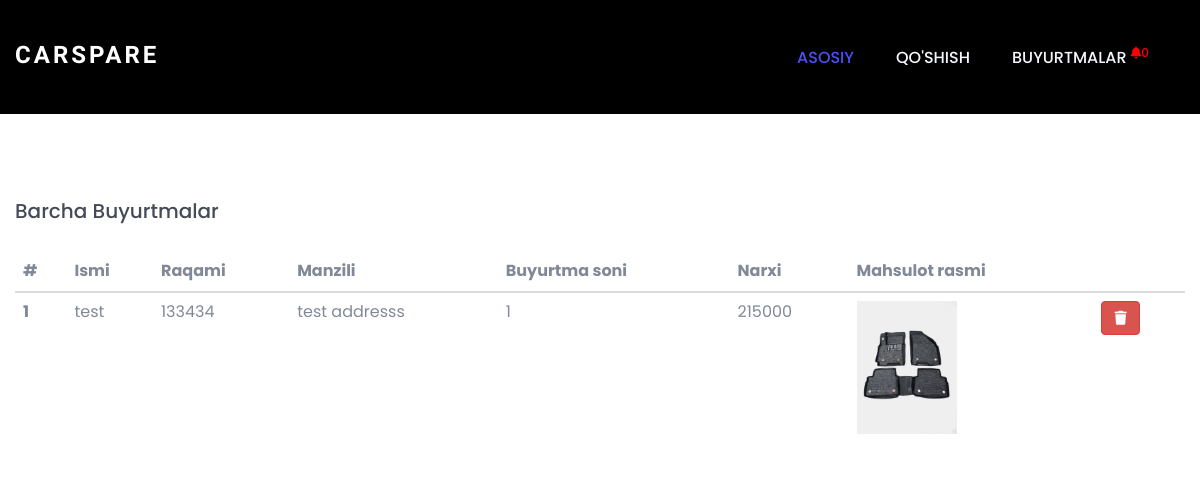
/panel/orders.php, run on the app's committed database.
### tables this page shows
CREATE TABLE `orders` (
  `id` int NOT NULL,
  `ismi` varchar(255) NOT NULL,
  `phone` varchar(255) NOT NULL,
  `adress` varchar(255) NOT NULL,
  `count` int NOT NULL,
  `checked` int NOT NULL DEFAULT '0',
  `p_id` int NOT NULL,
  `narxi` int NOT NULL,
  `product_count` int NOT NULL,
  `time` datetime NOT NULL DEFAULT CURRENT_TIMESTAMP
);

CREATE TABLE `products` (
  `id` int NOT NULL,
  `name` varchar(150) NOT NULL,
  `description` varchar(255) NOT NULL,
  `price` varchar(255) NOT NULL,
  `model` varchar(100) NOT NULL,
  `img` varchar(155) NOT NULL,
  `product_count` varchar(150) NOT NULL
);

### panel/orders.php (the view, shortened to what this page needs)
<?php include 'inc/header.php'; ?>
<div class="container" style="margin-top: 200px;">
    <div class="row">
        <h5 style="margin-bottom: 30px;">Barcha buyurtmalar</h5>
        <table class="table" style="overflow: scroll;">
            <thead>
                <tr>
                    <th scope="col">#</th>
                    <th scope="col">Ismi</th>
                    <th scope="col">Raqami</th>
                    <th scope="col">Manzili</th>
                    <th scope="col">Buyurtma soni</th>
                    <th scope="col">Narxi</th>
                    <th scope="col">Mahsulot rasmi</th>
                    <th scope="col"></th>
                </tr>
            </thead>
            <tbody>
                <?php
                include './inc/db.php';
                $stmt = $conn->prepare("SELECT * from orders ORDER BY checked");
                $stmt->execute();
                $products = $stmt->fetchAll();
                if (count($products) == 0) {
                    $msg = "Buyurtmalar mavjud emas";
                } else {
                    $i = 0;
                    foreach ($products as $row) {
                        $i = $i + 1;
                        $id = $row['p_id'];
                        $stmtt = $conn->prepare("SELECT * from products WHERE id = $id");
                        $stmtt->execute();
                        $product = $stmtt->fetch();
                ?>
                        <tr>
                            <th scope="row"><?= $i; ?></th>
                            <td><?= $row['ismi']; ?></td>
                            <td><?= $row['phone']; ?></td>
                            <td><?= $row['adress']; ?></td>
                            <td><?= $row['count']; ?></td>
                            <td><?= $row['narxi']; ?></td>
                            <td><img src="products/<?= $product['img']; ?>" alt="productimg" width="100px" height="100px" title="<?= $product['name']; ?>"></td>
                            <?php if ($row['checked'] == 0) { ?>
                                <td>
                                    <form action="" method="POST">
                                        <input type="hidden" name="orderid" value="<?= $row['id']; ?>">
                                        <input type="hidden" name="ordercount" value="<?= $row['count']; ?>">
                                        <input type="hidden" name="productid" value="<?= $row['p_id']; ?>">
                                        <button type="submit" class="btn btn-success" title="Yetkazilganligi haqida tasdiq" name="update"><i class="fa-solid fa-check"></i></button>
                                    </form>
                                </td>
                            <?php } else { ?>
                                <td>
                                    <form action="" method="POST">
                                        <button class="btn btn-danger" title="Buyurtmani o'chirish" name="delete"><i class="fa-solid fa-trash"></i></button>
                                    </form>
                                </td>
                            <?php } ?>
                        </tr>
                <?php }
                } ?>
            </tbody>
        </table>
    </div>
</div>

### assets/css/bootsnav.css (style rules this page uses)
body { -webkit-transition: all 0.3s ease-in-out; -moz-transition: all 0.3s ease-in-out; -o-transition: all 0.3s ease-in-out; -ms-transition: all 0.3s ease-in-out; transition: all 0.3s ease-in-out; }

### assets/css/style.css (style rules this page uses)
* { padding: 0; margin: 0; }
* { -webkit-box-sizing:border-box; -moz-box-sizing:border-box; -o-box-sizing:border-box; -ms-box-sizing:border-box; box-sizing:border-box; }
body { font-family: 'Poppins', sans-serif; font-size:16px; color:#818998; text-transform:initial; max-width:1920px; margin:0 auto; overflow-x:hidden; }
h1,h2,h3,h4,h5,h6 { margin: 0; color:#444a57; font-size: 20px; font-weight: 500; text-transform: capitalize; }
img { border:none;max-width:100%; height:auto; }
select,input,textarea,button,.form-control { box-shadow:none;outline:0!important; }
button { background: transparent;border: 0;font-size: 16px;text-transform: capitalize; }
html,body { height: 100%; }

### data on the page
orders: ismi "test", phone "133434", adress "test addresss", count "1", narxi "215000", products.img (picture)

### other printed values
$count "0"
